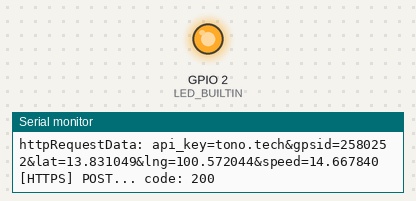
Recording of a sketch running on a simulated ESP32. On the bench: output pins drawn as LEDs (lit = HIGH), the last lines printed to the serial monitor. WiFi joins after 1.5 s; servers stay silent unless stated; uploads are accepted with an empty reply.

Above: at 3.0 s.
At 18.6 s:
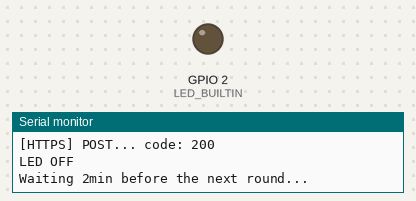
Timing chart, 0 to 43.0 s (numbered marks = the images above):
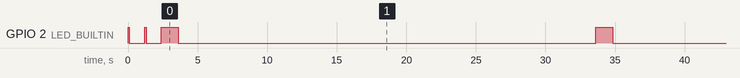

The sketch:

ESP32_HTTPS_POST.ino
```cpp
#include <WiFi.h>
#include <HTTPClient.h>

// Replace with your network credentials
const char* ssid = "SookYenFarm";
const char* password = "0863741677";
const char* host = "https://gpstracking.tono.tech/post-data.php";
const char* api   = "tono.tech";  //API Key

int LED_BUILTIN = 2;
uint32_t chipId = 0;

void setup() {
  pinMode(LED_BUILTIN, OUTPUT);
  Serial.begin(115200);
  Serial.println();
  // Initialize Wi-Fi
  WiFi.mode(WIFI_STA);
  WiFi.begin(ssid, password);
  Serial.print("Connecting to WiFi ..");
  while (WiFi.status() != WL_CONNECTED) {
    // LED Status
    digitalWrite(LED_BUILTIN, HIGH);
    delay(100);
    digitalWrite(LED_BUILTIN, LOW);
    delay(100);
    Serial.print('.');
    delay(1000);
  }
  Serial.println(WiFi.localIP());
}

void getdata() {

    HTTPClient https;
    https.begin(host);
    https.addHeader("Content-Type", "application/x-www-form-urlencoded");

    // Chip ID
    for(int i=0; i<17; i=i+8) {
      chipId |= ((ESP.getEfuseMac() >> (40 - i)) & 0xff) << i;
    }
    Serial.print("Chip ID: ");
    Serial.println(chipId);


//    String httpRequestData = "api_key=";
//    httpRequestData += api;
//    httpRequestData += "&gpsid=";
//    httpRequestData += chipId;
//    httpRequestData += "&lat=";
//    httpRequestData += "13.831049";
//    httpRequestData += "&lng=";
//    httpRequestData += "100.572044";
//    httpRequestData += "&speed=";
//    httpRequestData += "14.667840";

    //Initializing an HTTPS communication using the secure client
    Serial.print("[HTTPS] begin...\n");
    Serial.println("LED ON");
    digitalWrite(LED_BUILTIN, HIGH);

      Serial.print("[HTTPS] POST...\n");
      // start connection and send HTTP header
      String httpRequestData = "api_key=tono.tech&gpsid=2580252&lat=13.831049&lng=100.572044&speed=14.667840";
      Serial.print("httpRequestData: ");
      Serial.println(httpRequestData);

      int httpCode = https.POST(httpRequestData);
      // httpCode will be negative on error
      if (httpCode > 0) {
      // HTTP header has been send and Server response header has been handled
       Serial.printf("[HTTPS] POST... code: %d\n", httpCode);
      // file found at server
        if (httpCode == HTTP_CODE_OK || httpCode == HTTP_CODE_MOVED_PERMANENTLY) {
          // print server response payload
          String payload = https.getString();
          Serial.println(payload);
        }
      }
      else {
        Serial.printf("[HTTPS] POST... failed, error: %s\n", https.errorToString(httpCode).c_str());
      }
      https.end();
      delay(1000);
      Serial.println("LED OFF");
      digitalWrite(LED_BUILTIN, LOW);

  Serial.println();
  Serial.println("Waiting 2min before the next round...");

}

void loop() {
  getdata();
  delay(30000);
}
```

Measured:
- by itself, GPIO 2 (LED_BUILTIN): goes LOW 1.1 s, HIGH 0.10 s, LOW 1.1 s, 4 × (HIGH 1.2 s, LOW 30.0 s), HIGH 1.2 s, then LOW
